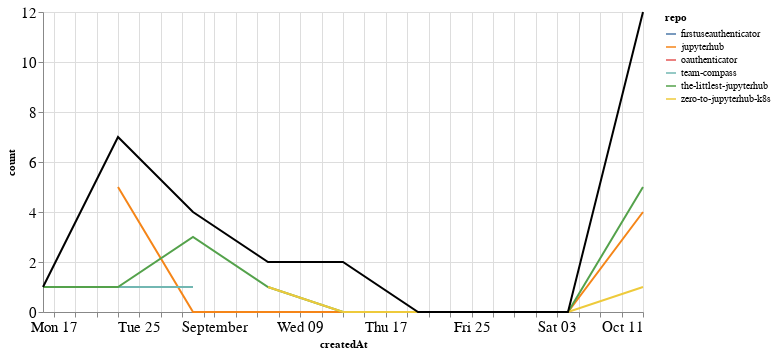

Notebook cell for this chart:
### Markdown cell above
## Comments

### Code cell
comments_time = comments.groupby('repo').resample('W', on='createdAt').count()['author'].reset_index()
comments_time = comments_time.rename(columns={'author': 'count'})
comments_time_total = comments_time.groupby('createdAt').agg({"count": "sum"}).reset_index()
ch1 = alt.Chart(comments_time, width=600).mark_line().encode(
    x='createdAt',
    y='count',
    color='repo',
    tooltip="repo"
)

ch2 = alt.Chart(comments_time_total, width=600).mark_line(color="black").encode(
    x='createdAt',
    y='count',
)

ch1 + ch2

### Figure 1 — Vega-Lite specification as saved in the notebook (floating-point values rounded to 4 significant figures)
{"config": {"axisLeft": {"labelFontSize": 15}, "axisBottom": {"labelFontSize": 15}}, "layer": [{"data": {"name": "data-a3ae2e3ebf9575f842b922c485da3c5e"}, "mark": "line", "encoding": {"color": {"type": "nominal", "field": "repo"}, "tooltip": {"type": "nominal", "field": "repo"}, "x": {"type": "temporal", "field": "createdAt"}, "y": {"type": "quantitative", "field": "count"}}, "width": 600}, {"data": {"name": "data-31ababb795c6e02a6a35e486ef7193c7"}, "mark": {"type": "line", "color": "black"}, "encoding": {"x": {"type": "temporal", "field": "createdAt"}, "y": {"type": "quantitative", "field": "count"}}, "width": 600}], "$schema": "https://vega.github.io/schema/vega-lite/v4.8.1.json", "datasets": {"data-a3ae2e3ebf9575f842b922c485da3c5e": [{"repo": "firstuseauthenticator", "createdAt": "2020-10-11T00:00:00", "count": 2}, {"repo": "jupyterhub", "createdAt": "2020-08-23T00:00:00", "count": 5}, {"repo": "jupyterhub", "createdAt": "2020-08-30T00:00:00", "count": 0}, {"repo": "jupyterhub", "createdAt": "2020-09-06T00:00:00", "count": 0}, {"repo": "jupyterhub", "createdAt": "2020-09-13T00:00:00", "count": 0}, {"repo": "jupyterhub", "createdAt": "2020-09-20T00:00:00", "count": 0}, {"repo": "jupyterhub", "createdAt": "2020-09-27T00:00:00", "count": 0}, {"repo": "jupyterhub", "createdAt": "2020-10-04T00:00:00", "count": 0}, {"repo": "jupyterhub", "createdAt": "2020-10-11T00:00:00", "count": 4}, {"repo": "oauthenticator", "createdAt": "2020-09-13T00:00:00", "count": 2}, {"repo": "team-compass", "createdAt": "2020-08-23T00:00:00", "count": 1}, {"repo": "team-compass", "createdAt": "2020-08-30T00:00:00", "count": 1}, {"repo": "the-littlest-jupyterhub", "createdAt": "2020-08-16T00:00:00", "count": 1}, {"repo": "the-littlest-jupyterhub", "createdAt": "2020-08-23T00:00:00", "count": 1}, {"repo": "the-littlest-jupyterhub", "createdAt": "2020-08-30T00:00:00", "count": 3}, {"repo": "the-littlest-jupyterhub", "createdAt": "2020-09-06T00:00:00", "count": 1}, {"repo": "the-littlest-jupyterhub", "createdAt": "2020-09-13T00:00:00", "count": 0}, {"repo": "the-littlest-jupyterhub", "createdAt": "2020-09-20T00:00:00", "count": 0}, {"repo": "the-littlest-jupyterhub", "createdAt": "2020-09-27T00:00:00", "count": 0}, {"repo": "the-littlest-jupyterhub", "createdAt": "2020-10-04T00:00:00", "count": 0}, {"repo": "the-littlest-jupyterhub", "createdAt": "2020-10-11T00:00:00", "count": 5}, {"repo": "zero-to-jupyterhub-k8s", "createdAt": "2020-09-06T00:00:00", "count": 1}, {"repo": "zero-to-jupyterhub-k8s", "createdAt": "2020-09-13T00:00:00", "count": 0}, {"repo": "zero-to-jupyterhub-k8s", "createdAt": "2020-09-20T00:00:00", "count": 0}, {"repo": "zero-to-jupyterhub-k8s", "createdAt": "2020-09-27T00:00:00", "count": 0}, {"repo": "zero-to-jupyterhub-k8s", "createdAt": "2020-10-04T00:00:00", "count": 0}, {"repo": "zero-to-jupyterhub-k8s", "createdAt": "2020-10-11T00:00:00", "count": 1}], "data-31ababb795c6e02a6a35e486ef7193c7": [{"createdAt": "2020-08-16T00:00:00", "count": 1}, {"createdAt": "2020-08-23T00:00:00", "count": 7}, {"createdAt": "2020-08-30T00:00:00", "count": 4}, {"createdAt": "2020-09-06T00:00:00", "count": 2}, {"createdAt": "2020-09-13T00:00:00", "count": 2}, {"createdAt": "2020-09-20T00:00:00", "count": 0}, {"createdAt": "2020-09-27T00:00:00", "count": 0}, {"createdAt": "2020-10-04T00:00:00", "count": 0}, {"createdAt": "2020-10-11T00:00:00", "count": 12}]}}
